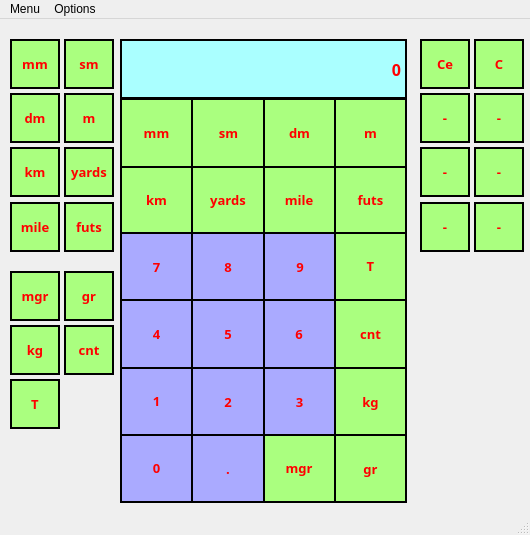
<?xml version="1.0" encoding="UTF-8"?>
<ui version="4.0">
 <class>Converter</class>
 <widget class="QMainWindow" name="Converter">
  <property name="geometry">
   <rect>
    <x>0</x>
    <y>0</y>
    <width>530</width>
    <height>535</height>
   </rect>
  </property>
  <property name="windowTitle">
   <string>Stage 3: Converter</string>
  </property>
  <widget class="QWidget" name="centralwidget">
   <widget class="QPushButton" name="pushButton_8">
    <property name="geometry">
     <rect>
      <x>191</x>
      <y>213</y>
      <width>74</width>
      <height>70</height>
     </rect>
    </property>
    <property name="sizePolicy">
     <sizepolicy hsizetype="Fixed" vsizetype="Fixed">
      <horstretch>0</horstretch>
      <verstretch>0</verstretch>
     </sizepolicy>
    </property>
    <property name="font">
     <font>
      <family>Arial Black</family>
      <pointsize>10</pointsize>
      <weight>75</weight>
      <bold>true</bold>
     </font>
    </property>
    <property name="styleSheet">
     <string notr="true">color: rgb(255, 0, 0);
border: 2px solid black;
background-color: rgb(170, 170, 255);</string>
    </property>
    <property name="text">
     <string>8</string>
    </property>
   </widget>
   <widget class="QPushButton" name="miligram">
    <property name="geometry">
     <rect>
      <x>262</x>
      <y>414</y>
      <width>74</width>
      <height>70</height>
     </rect>
    </property>
    <property name="sizePolicy">
     <sizepolicy hsizetype="Fixed" vsizetype="Fixed">
      <horstretch>0</horstretch>
      <verstretch>0</verstretch>
     </sizepolicy>
    </property>
    <property name="font">
     <font>
      <family>Arial Black</family>
      <pointsize>10</pointsize>
      <weight>75</weight>
      <bold>true</bold>
     </font>
    </property>
    <property name="styleSheet">
     <string notr="true">color: rgb(255, 0, 0);
border: 2px solid black;
background-color: rgb(170, 255, 127);</string>
    </property>
    <property name="text">
     <string>mgr</string>
    </property>
   </widget>
   <widget class="QPushButton" name="pushButton_0">
    <property name="geometry">
     <rect>
      <x>120</x>
      <y>414</y>
      <width>73</width>
      <height>70</height>
     </rect>
    </property>
    <property name="sizePolicy">
     <sizepolicy hsizetype="Fixed" vsizetype="Fixed">
      <horstretch>0</horstretch>
      <verstretch>0</verstretch>
     </sizepolicy>
    </property>
    <property name="font">
     <font>
      <family>Arial Black</family>
      <pointsize>10</pointsize>
      <weight>75</weight>
      <bold>true</bold>
     </font>
    </property>
    <property name="styleSheet">
     <string notr="true">color: rgb(255, 0, 0);
border: 2px solid black;
background-color: rgb(170, 170, 255);</string>
    </property>
    <property name="text">
     <string>0</string>
    </property>
   </widget>
   <widget class="QPushButton" name="pushButton_9">
    <property name="geometry">
     <rect>
      <x>263</x>
      <y>213</y>
      <width>74</width>
      <height>70</height>
     </rect>
    </property>
    <property name="sizePolicy">
     <sizepolicy hsizetype="Fixed" vsizetype="Fixed">
      <horstretch>0</horstretch>
      <verstretch>0</verstretch>
     </sizepolicy>
    </property>
    <property name="font">
     <font>
      <family>Arial Black</family>
      <pointsize>10</pointsize>
      <weight>75</weight>
      <bold>true</bold>
     </font>
    </property>
    <property name="styleSheet">
     <string notr="true">color: rgb(255, 0, 0);
border: 2px solid black;
background-color: rgb(170, 170, 255);</string>
    </property>
    <property name="text">
     <string>9</string>
    </property>
   </widget>
   <widget class="QPushButton" name="pushButton_1">
    <property name="geometry">
     <rect>
      <x>120</x>
      <y>347</y>
      <width>73</width>
      <height>70</height>
     </rect>
    </property>
    <property name="sizePolicy">
     <sizepolicy hsizetype="Fixed" vsizetype="Fixed">
      <horstretch>0</horstretch>
      <verstretch>0</verstretch>
     </sizepolicy>
    </property>
    <property name="font">
     <font>
      <family>Arial Black</family>
      <pointsize>10</pointsize>
      <weight>75</weight>
      <bold>true</bold>
     </font>
    </property>
    <property name="styleSheet">
     <string notr="true">color: rgb(255, 0, 0);
border: 2px solid black;
background-color: rgb(170, 170, 255);</string>
    </property>
    <property name="text">
     <string>1</string>
    </property>
   </widget>
   <widget class="QPushButton" name="miles">
    <property name="geometry">
     <rect>
      <x>262</x>
      <y>147</y>
      <width>74</width>
      <height>68</height>
     </rect>
    </property>
    <property name="sizePolicy">
     <sizepolicy hsizetype="Fixed" vsizetype="Fixed">
      <horstretch>0</horstretch>
      <verstretch>0</verstretch>
     </sizepolicy>
    </property>
    <property name="font">
     <font>
      <family>Arial Black</family>
      <pointsize>10</pointsize>
      <weight>75</weight>
      <bold>true</bold>
     </font>
    </property>
    <property name="styleSheet">
     <string notr="true">color: rgb(255, 0, 0);
border: 2px solid black;
background-color: rgb(170, 255, 127);</string>
    </property>
    <property name="text">
     <string>mile</string>
    </property>
   </widget>
   <widget class="QLabel" name="label">
    <property name="geometry">
     <rect>
      <x>120</x>
      <y>20</y>
      <width>287</width>
      <height>60</height>
     </rect>
    </property>
    <property name="sizePolicy">
     <sizepolicy hsizetype="Fixed" vsizetype="Preferred">
      <horstretch>0</horstretch>
      <verstretch>0</verstretch>
     </sizepolicy>
    </property>
    <property name="font">
     <font>
      <family>Arial Black</family>
      <pointsize>12</pointsize>
      <weight>75</weight>
      <bold>true</bold>
     </font>
    </property>
    <property name="styleSheet">
     <string notr="true">color: rgb(255, 0, 0);
background-color: rgb(170, 255, 255);
border: 1.5px solid black;</string>
    </property>
    <property name="text">
     <string>0</string>
    </property>
    <property name="alignment">
     <set>Qt::AlignRight|Qt::AlignTrailing|Qt::AlignVCenter</set>
    </property>
   </widget>
   <widget class="QPushButton" name="pushButton_6">
    <property name="geometry">
     <rect>
      <x>262</x>
      <y>280</y>
      <width>74</width>
      <height>70</height>
     </rect>
    </property>
    <property name="sizePolicy">
     <sizepolicy hsizetype="Fixed" vsizetype="Fixed">
      <horstretch>0</horstretch>
      <verstretch>0</verstretch>
     </sizepolicy>
    </property>
    <property name="font">
     <font>
      <family>Arial Black</family>
      <pointsize>10</pointsize>
      <weight>75</weight>
      <bold>true</bold>
     </font>
    </property>
    <property name="styleSheet">
     <string notr="true">color: rgb(255, 0, 0);
border: 2px solid black;
background-color: rgb(170, 170, 255);</string>
    </property>
    <property name="text">
     <string>6</string>
    </property>
   </widget>
   <widget class="QPushButton" name="meters">
    <property name="geometry">
     <rect>
      <x>334</x>
      <y>79</y>
      <width>73</width>
      <height>70</height>
     </rect>
    </property>
    <property name="sizePolicy">
     <sizepolicy hsizetype="Fixed" vsizetype="Fixed">
      <horstretch>0</horstretch>
      <verstretch>0</verstretch>
     </sizepolicy>
    </property>
    <property name="font">
     <font>
      <family>Arial Black</family>
      <pointsize>10</pointsize>
      <weight>75</weight>
      <bold>true</bold>
     </font>
    </property>
    <property name="styleSheet">
     <string notr="true">color: rgb(255, 0, 0);
border: 2px solid black;
background-color: rgb(170, 255, 127);</string>
    </property>
    <property name="text">
     <string>m</string>
    </property>
   </widget>
   <widget class="QPushButton" name="gram">
    <property name="geometry">
     <rect>
      <x>334</x>
      <y>415</y>
      <width>73</width>
      <height>69</height>
     </rect>
    </property>
    <property name="sizePolicy">
     <sizepolicy hsizetype="Fixed" vsizetype="Fixed">
      <horstretch>0</horstretch>
      <verstretch>0</verstretch>
     </sizepolicy>
    </property>
    <property name="font">
     <font>
      <family>Arial Black</family>
      <pointsize>10</pointsize>
      <weight>75</weight>
      <bold>true</bold>
     </font>
    </property>
    <property name="styleSheet">
     <string notr="true">color: rgb(255, 0, 0);
border: 2px solid black;
background-color: rgb(170, 255, 127);</string>
    </property>
    <property name="text">
     <string>gr</string>
    </property>
   </widget>
   <widget class="QPushButton" name="smeters">
    <property name="geometry">
     <rect>
      <x>191</x>
      <y>79</y>
      <width>75</width>
      <height>70</height>
     </rect>
    </property>
    <property name="sizePolicy">
     <sizepolicy hsizetype="Fixed" vsizetype="Fixed">
      <horstretch>0</horstretch>
      <verstretch>0</verstretch>
     </sizepolicy>
    </property>
    <property name="font">
     <font>
      <family>Arial Black</family>
      <pointsize>10</pointsize>
      <weight>75</weight>
      <bold>true</bold>
     </font>
    </property>
    <property name="styleSheet">
     <string notr="true">color: rgb(255, 0, 0);
border: 2px solid black;
background-color: rgb(170, 255, 127);</string>
    </property>
    <property name="text">
     <string>sm</string>
    </property>
   </widget>
   <widget class="QPushButton" name="kilometers">
    <property name="geometry">
     <rect>
      <x>120</x>
      <y>146</y>
      <width>73</width>
      <height>70</height>
     </rect>
    </property>
    <property name="sizePolicy">
     <sizepolicy hsizetype="Fixed" vsizetype="Fixed">
      <horstretch>0</horstretch>
      <verstretch>0</verstretch>
     </sizepolicy>
    </property>
    <property name="font">
     <font>
      <family>Arial Black</family>
      <pointsize>10</pointsize>
      <weight>75</weight>
      <bold>true</bold>
     </font>
    </property>
    <property name="styleSheet">
     <string notr="true">color: rgb(255, 0, 0);
border: 2px solid black;
background-color: rgb(170, 255, 127);</string>
    </property>
    <property name="text">
     <string>km</string>
    </property>
   </widget>
   <widget class="QPushButton" name="centner">
    <property name="geometry">
     <rect>
      <x>334</x>
      <y>280</y>
      <width>73</width>
      <height>70</height>
     </rect>
    </property>
    <property name="sizePolicy">
     <sizepolicy hsizetype="Fixed" vsizetype="Fixed">
      <horstretch>0</horstretch>
      <verstretch>0</verstretch>
     </sizepolicy>
    </property>
    <property name="font">
     <font>
      <family>Arial Black</family>
      <pointsize>10</pointsize>
      <weight>75</weight>
      <bold>true</bold>
     </font>
    </property>
    <property name="styleSheet">
     <string notr="true">color: rgb(255, 0, 0);
border: 2px solid black;
background-color: rgb(170, 255, 127);</string>
    </property>
    <property name="text">
     <string>cnt</string>
    </property>
   </widget>
   <widget class="QPushButton" name="tona">
    <property name="geometry">
     <rect>
      <x>334</x>
      <y>212</y>
      <width>73</width>
      <height>70</height>
     </rect>
    </property>
    <property name="sizePolicy">
     <sizepolicy hsizetype="Fixed" vsizetype="Fixed">
      <horstretch>0</horstretch>
      <verstretch>0</verstretch>
     </sizepolicy>
    </property>
    <property name="font">
     <font>
      <family>Arial Black</family>
      <pointsize>10</pointsize>
      <weight>75</weight>
      <bold>true</bold>
     </font>
    </property>
    <property name="styleSheet">
     <string notr="true">color: rgb(255, 0, 0);
border: 2px solid black;
background-color: rgb(170, 255, 127);</string>
    </property>
    <property name="text">
     <string>T</string>
    </property>
   </widget>
   <widget class="QPushButton" name="futs">
    <property name="geometry">
     <rect>
      <x>334</x>
      <y>147</y>
      <width>73</width>
      <height>68</height>
     </rect>
    </property>
    <property name="sizePolicy">
     <sizepolicy hsizetype="Fixed" vsizetype="Fixed">
      <horstretch>0</horstretch>
      <verstretch>0</verstretch>
     </sizepolicy>
    </property>
    <property name="font">
     <font>
      <family>Arial Black</family>
      <pointsize>10</pointsize>
      <weight>75</weight>
      <bold>true</bold>
     </font>
    </property>
    <property name="styleSheet">
     <string notr="true">color: rgb(255, 0, 0);
border: 2px solid black;
background-color: rgb(170, 255, 127);</string>
    </property>
    <property name="text">
     <string>futs</string>
    </property>
   </widget>
   <widget class="QPushButton" name="pushButton_5">
    <property name="geometry">
     <rect>
      <x>191</x>
      <y>280</y>
      <width>74</width>
      <height>70</height>
     </rect>
    </property>
    <property name="sizePolicy">
     <sizepolicy hsizetype="Fixed" vsizetype="Fixed">
      <horstretch>0</horstretch>
      <verstretch>0</verstretch>
     </sizepolicy>
    </property>
    <property name="font">
     <font>
      <family>Arial Black</family>
      <pointsize>10</pointsize>
      <weight>75</weight>
      <bold>true</bold>
     </font>
    </property>
    <property name="styleSheet">
     <string notr="true">color: rgb(255, 0, 0);
border: 2px solid black;
background-color: rgb(170, 170, 255);</string>
    </property>
    <property name="text">
     <string>5</string>
    </property>
   </widget>
   <widget class="QPushButton" name="decimeters">
    <property name="geometry">
     <rect>
      <x>263</x>
      <y>79</y>
      <width>73</width>
      <height>70</height>
     </rect>
    </property>
    <property name="sizePolicy">
     <sizepolicy hsizetype="Fixed" vsizetype="Fixed">
      <horstretch>0</horstretch>
      <verstretch>0</verstretch>
     </sizepolicy>
    </property>
    <property name="font">
     <font>
      <family>Arial Black</family>
      <pointsize>10</pointsize>
      <weight>75</weight>
      <bold>true</bold>
     </font>
    </property>
    <property name="styleSheet">
     <string notr="true">color: rgb(255, 0, 0);
border: 2px solid black;
background-color: rgb(170, 255, 127);</string>
    </property>
    <property name="text">
     <string>dm</string>
    </property>
   </widget>
   <widget class="QPushButton" name="milimeters">
    <property name="geometry">
     <rect>
      <x>120</x>
      <y>79</y>
      <width>73</width>
      <height>70</height>
     </rect>
    </property>
    <property name="sizePolicy">
     <sizepolicy hsizetype="Fixed" vsizetype="Fixed">
      <horstretch>0</horstretch>
      <verstretch>0</verstretch>
     </sizepolicy>
    </property>
    <property name="font">
     <font>
      <family>Arial Black</family>
      <pointsize>10</pointsize>
      <weight>75</weight>
      <bold>true</bold>
     </font>
    </property>
    <property name="styleSheet">
     <string notr="true">color: rgb(255, 0, 0);
border: 2px solid black;
background-color: rgb(170, 255, 127);</string>
    </property>
    <property name="text">
     <string>mm</string>
    </property>
   </widget>
   <widget class="QPushButton" name="pushButton_7">
    <property name="geometry">
     <rect>
      <x>120</x>
      <y>213</y>
      <width>73</width>
      <height>70</height>
     </rect>
    </property>
    <property name="sizePolicy">
     <sizepolicy hsizetype="Fixed" vsizetype="Fixed">
      <horstretch>0</horstretch>
      <verstretch>0</verstretch>
     </sizepolicy>
    </property>
    <property name="font">
     <font>
      <family>Arial Black</family>
      <pointsize>10</pointsize>
      <weight>75</weight>
      <bold>true</bold>
     </font>
    </property>
    <property name="styleSheet">
     <string notr="true">color: rgb(255, 0, 0);
border: 2px solid black;
background-color: rgb(170, 170, 255);</string>
    </property>
    <property name="text">
     <string>7</string>
    </property>
   </widget>
   <widget class="QPushButton" name="pushButton_2">
    <property name="geometry">
     <rect>
      <x>191</x>
      <y>348</y>
      <width>74</width>
      <height>69</height>
     </rect>
    </property>
    <property name="sizePolicy">
     <sizepolicy hsizetype="Fixed" vsizetype="Fixed">
      <horstretch>0</horstretch>
      <verstretch>0</verstretch>
     </sizepolicy>
    </property>
    <property name="font">
     <font>
      <family>Arial Black</family>
      <pointsize>10</pointsize>
      <weight>75</weight>
      <bold>true</bold>
     </font>
    </property>
    <property name="styleSheet">
     <string notr="true">color: rgb(255, 0, 0);
border: 2px solid black;
background-color: rgb(170, 170, 255);</string>
    </property>
    <property name="text">
     <string>2</string>
    </property>
   </widget>
   <widget class="QPushButton" name="dot">
    <property name="geometry">
     <rect>
      <x>191</x>
      <y>415</y>
      <width>74</width>
      <height>69</height>
     </rect>
    </property>
    <property name="sizePolicy">
     <sizepolicy hsizetype="Fixed" vsizetype="Fixed">
      <horstretch>0</horstretch>
      <verstretch>0</verstretch>
     </sizepolicy>
    </property>
    <property name="font">
     <font>
      <family>Arial Black</family>
      <pointsize>10</pointsize>
      <weight>75</weight>
      <bold>true</bold>
     </font>
    </property>
    <property name="styleSheet">
     <string notr="true">color: rgb(255, 0, 0);
border: 2px solid black;
background-color: rgb(170, 170, 255);</string>
    </property>
    <property name="text">
     <string>.</string>
    </property>
   </widget>
   <widget class="QPushButton" name="yards">
    <property name="geometry">
     <rect>
      <x>191</x>
      <y>147</y>
      <width>74</width>
      <height>68</height>
     </rect>
    </property>
    <property name="sizePolicy">
     <sizepolicy hsizetype="Fixed" vsizetype="Fixed">
      <horstretch>0</horstretch>
      <verstretch>0</verstretch>
     </sizepolicy>
    </property>
    <property name="font">
     <font>
      <family>Arial Black</family>
      <pointsize>10</pointsize>
      <weight>75</weight>
      <bold>true</bold>
     </font>
    </property>
    <property name="styleSheet">
     <string notr="true">color: rgb(255, 0, 0);
border: 2px solid black;
background-color: rgb(170, 255, 127);</string>
    </property>
    <property name="text">
     <string>yards</string>
    </property>
   </widget>
   <widget class="QPushButton" name="kilogram">
    <property name="geometry">
     <rect>
      <x>334</x>
      <y>348</y>
      <width>73</width>
      <height>69</height>
     </rect>
    </property>
    <property name="sizePolicy">
     <sizepolicy hsizetype="Fixed" vsizetype="Fixed">
      <horstretch>0</horstretch>
      <verstretch>0</verstretch>
     </sizepolicy>
    </property>
    <property name="font">
     <font>
      <family>Arial Black</family>
      <pointsize>10</pointsize>
      <weight>75</weight>
      <bold>true</bold>
     </font>
    </property>
    <property name="styleSheet">
     <string notr="true">color: rgb(255, 0, 0);
border: 2px solid black;
background-color: rgb(170, 255, 127);</string>
    </property>
    <property name="text">
     <string>kg</string>
    </property>
   </widget>
   <widget class="QPushButton" name="pushButton_3">
    <property name="geometry">
     <rect>
      <x>263</x>
      <y>348</y>
      <width>73</width>
      <height>69</height>
     </rect>
    </property>
    <property name="sizePolicy">
     <sizepolicy hsizetype="Fixed" vsizetype="Fixed">
      <horstretch>0</horstretch>
      <verstretch>0</verstretch>
     </sizepolicy>
    </property>
    <property name="font">
     <font>
      <family>Arial Black</family>
      <pointsize>10</pointsize>
      <weight>75</weight>
      <bold>true</bold>
     </font>
    </property>
    <property name="styleSheet">
     <string notr="true">color: rgb(255, 0, 0);
border: 2px solid black;
background-color: rgb(170, 170, 255);</string>
    </property>
    <property name="text">
     <string>3</string>
    </property>
   </widget>
   <widget class="QPushButton" name="pushButton_4">
    <property name="geometry">
     <rect>
      <x>120</x>
      <y>280</y>
      <width>73</width>
      <height>70</height>
     </rect>
    </property>
    <property name="sizePolicy">
     <sizepolicy hsizetype="Fixed" vsizetype="Fixed">
      <horstretch>0</horstretch>
      <verstretch>0</verstretch>
     </sizepolicy>
    </property>
    <property name="font">
     <font>
      <family>Arial Black</family>
      <pointsize>10</pointsize>
      <weight>75</weight>
      <bold>true</bold>
     </font>
    </property>
    <property name="styleSheet">
     <string notr="true">color: rgb(255, 0, 0);
border: 2px solid black;
background-color: rgb(170, 170, 255);</string>
    </property>
    <property name="text">
     <string>4</string>
    </property>
   </widget>
   <widget class="QPushButton" name="milimeters_2">
    <property name="geometry">
     <rect>
      <x>10</x>
      <y>20</y>
      <width>50</width>
      <height>50</height>
     </rect>
    </property>
    <property name="sizePolicy">
     <sizepolicy hsizetype="Fixed" vsizetype="Fixed">
      <horstretch>0</horstretch>
      <verstretch>0</verstretch>
     </sizepolicy>
    </property>
    <property name="font">
     <font>
      <family>Arial Black</family>
      <pointsize>10</pointsize>
      <weight>75</weight>
      <bold>true</bold>
     </font>
    </property>
    <property name="styleSheet">
     <string notr="true">color: rgb(255, 0, 0);
border: 2px solid black;
background-color: rgb(170, 255, 127);</string>
    </property>
    <property name="text">
     <string>mm</string>
    </property>
   </widget>
   <widget class="QPushButton" name="milimeters_3">
    <property name="geometry">
     <rect>
      <x>64</x>
      <y>20</y>
      <width>50</width>
      <height>50</height>
     </rect>
    </property>
    <property name="sizePolicy">
     <sizepolicy hsizetype="Fixed" vsizetype="Fixed">
      <horstretch>0</horstretch>
      <verstretch>0</verstretch>
     </sizepolicy>
    </property>
    <property name="font">
     <font>
      <family>Arial Black</family>
      <pointsize>10</pointsize>
      <weight>75</weight>
      <bold>true</bold>
     </font>
    </property>
    <property name="styleSheet">
     <string notr="true">color: rgb(255, 0, 0);
border: 2px solid black;
background-color: rgb(170, 255, 127);</string>
    </property>
    <property name="text">
     <string>sm</string>
    </property>
   </widget>
   <widget class="QPushButton" name="milimeters_4">
    <property name="geometry">
     <rect>
      <x>64</x>
      <y>74</y>
      <width>50</width>
      <height>50</height>
     </rect>
    </property>
    <property name="sizePolicy">
     <sizepolicy hsizetype="Fixed" vsizetype="Fixed">
      <horstretch>0</horstretch>
      <verstretch>0</verstretch>
     </sizepolicy>
    </property>
    <property name="font">
     <font>
      <family>Arial Black</family>
      <pointsize>10</pointsize>
      <weight>75</weight>
      <bold>true</bold>
     </font>
    </property>
    <property name="styleSheet">
     <string notr="true">color: rgb(255, 0, 0);
border: 2px solid black;
background-color: rgb(170, 255, 127);</string>
    </property>
    <property name="text">
     <string>m</string>
    </property>
   </widget>
   <widget class="QPushButton" name="milimeters_5">
    <property name="geometry">
     <rect>
      <x>10</x>
      <y>74</y>
      <width>50</width>
      <height>50</height>
     </rect>
    </property>
    <property name="sizePolicy">
     <sizepolicy hsizetype="Fixed" vsizetype="Fixed">
      <horstretch>0</horstretch>
      <verstretch>0</verstretch>
     </sizepolicy>
    </property>
    <property name="font">
     <font>
      <family>Arial Black</family>
      <pointsize>10</pointsize>
      <weight>75</weight>
      <bold>true</bold>
     </font>
    </property>
    <property name="styleSheet">
     <string notr="true">color: rgb(255, 0, 0);
border: 2px solid black;
background-color: rgb(170, 255, 127);</string>
    </property>
    <property name="text">
     <string>dm</string>
    </property>
   </widget>
   <widget class="QPushButton" name="milimeters_6">
    <property name="geometry">
     <rect>
      <x>10</x>
      <y>128</y>
      <width>50</width>
      <height>50</height>
     </rect>
    </property>
    <property name="sizePolicy">
     <sizepolicy hsizetype="Fixed" vsizetype="Fixed">
      <horstretch>0</horstretch>
      <verstretch>0</verstretch>
     </sizepolicy>
    </property>
    <property name="font">
     <font>
      <family>Arial Black</family>
      <pointsize>10</pointsize>
      <weight>75</weight>
      <bold>true</bold>
     </font>
    </property>
    <property name="styleSheet">
     <string notr="true">color: rgb(255, 0, 0);
border: 2px solid black;
background-color: rgb(170, 255, 127);</string>
    </property>
    <property name="text">
     <string>km</string>
    </property>
   </widget>
   <widget class="QPushButton" name="milimeters_7">
    <property name="geometry">
     <rect>
      <x>64</x>
      <y>128</y>
      <width>50</width>
      <height>50</height>
     </rect>
    </property>
    <property name="sizePolicy">
     <sizepolicy hsizetype="Fixed" vsizetype="Fixed">
      <horstretch>0</horstretch>
      <verstretch>0</verstretch>
     </sizepolicy>
    </property>
    <property name="font">
     <font>
      <family>Arial Black</family>
      <pointsize>10</pointsize>
      <weight>75</weight>
      <bold>true</bold>
     </font>
    </property>
    <property name="styleSheet">
     <string notr="true">color: rgb(255, 0, 0);
border: 2px solid black;
background-color: rgb(170, 255, 127);</string>
    </property>
    <property name="text">
     <string>yards</string>
    </property>
   </widget>
   <widget class="QPushButton" name="milimeters_8">
    <property name="geometry">
     <rect>
      <x>10</x>
      <y>183</y>
      <width>50</width>
      <height>50</height>
     </rect>
    </property>
    <property name="sizePolicy">
     <sizepolicy hsizetype="Fixed" vsizetype="Fixed">
      <horstretch>0</horstretch>
      <verstretch>0</verstretch>
     </sizepolicy>
    </property>
    <property name="font">
     <font>
      <family>Arial Black</family>
      <pointsize>10</pointsize>
      <weight>75</weight>
      <bold>true</bold>
     </font>
    </property>
    <property name="styleSheet">
     <string notr="true">color: rgb(255, 0, 0);
border: 2px solid black;
background-color: rgb(170, 255, 127);</string>
    </property>
    <property name="text">
     <string>mile</string>
    </property>
   </widget>
   <widget class="QPushButton" name="milimeters_10">
    <property name="geometry">
     <rect>
      <x>64</x>
      <y>183</y>
      <width>50</width>
      <height>50</height>
     </rect>
    </property>
    <property name="sizePolicy">
     <sizepolicy hsizetype="Fixed" vsizetype="Fixed">
      <horstretch>0</horstretch>
      <verstretch>0</verstretch>
     </sizepolicy>
    </property>
    <property name="font">
     <font>
      <family>Arial Black</family>
      <pointsize>10</pointsize>
      <weight>75</weight>
      <bold>true</bold>
     </font>
    </property>
    <property name="styleSheet">
     <string notr="true">color: rgb(255, 0, 0);
border: 2px solid black;
background-color: rgb(170, 255, 127);</string>
    </property>
    <property name="text">
     <string>futs</string>
    </property>
   </widget>
   <widget class="QPushButton" name="milimeters_11">
    <property name="geometry">
     <rect>
      <x>64</x>
      <y>306</y>
      <width>50</width>
      <height>50</height>
     </rect>
    </property>
    <property name="sizePolicy">
     <sizepolicy hsizetype="Fixed" vsizetype="Fixed">
      <horstretch>0</horstretch>
      <verstretch>0</verstretch>
     </sizepolicy>
    </property>
    <property name="font">
     <font>
      <family>Arial Black</family>
      <pointsize>10</pointsize>
      <weight>75</weight>
      <bold>true</bold>
     </font>
    </property>
    <property name="styleSheet">
     <string notr="true">color: rgb(255, 0, 0);
border: 2px solid black;
background-color: rgb(170, 255, 127);</string>
    </property>
    <property name="text">
     <string>cnt</string>
    </property>
   </widget>
   <widget class="QPushButton" name="milimeters_12">
    <property name="geometry">
     <rect>
      <x>10</x>
      <y>252</y>
      <width>50</width>
      <height>50</height>
     </rect>
    </property>
    <property name="sizePolicy">
     <sizepolicy hsizetype="Fixed" vsizetype="Fixed">
      <horstretch>0</horstretch>
      <verstretch>0</verstretch>
     </sizepolicy>
    </property>
    <property name="font">
     <font>
      <family>Arial Black</family>
      <pointsize>10</pointsize>
      <weight>75</weight>
      <bold>true</bold>
     </font>
    </property>
    <property name="styleSheet">
     <string notr="true">color: rgb(255, 0, 0);
border: 2px solid black;
background-color: rgb(170, 255, 127);</string>
    </property>
    <property name="text">
     <string>mgr</string>
    </property>
   </widget>
   <widget class="QPushButton" name="milimeters_13">
    <property name="geometry">
     <rect>
      <x>10</x>
      <y>306</y>
      <width>50</width>
      <height>50</height>
     </rect>
    </property>
    <property name="sizePolicy">
     <sizepolicy hsizetype="Fixed" vsizetype="Fixed">
      <horstretch>0</horstretch>
      <verstretch>0</verstretch>
     </sizepolicy>
    </property>
    <property name="font">
     <font>
      <family>Arial Black</family>
      <pointsize>10</pointsize>
      <weight>75</weight>
      <bold>true</bold>
     </font>
    </property>
    <property name="styleSheet">
     <string notr="true">color: rgb(255, 0, 0);
border: 2px solid black;
background-color: rgb(170, 255, 127);</string>
    </property>
    <property name="text">
     <string>kg</string>
    </property>
   </widget>
   <widget class="QPushButton" name="milimeters_14">
    <property name="geometry">
     <rect>
      <x>64</x>
      <y>252</y>
      <width>50</width>
      <height>50</height>
     </rect>
    </property>
    <property name="sizePolicy">
     <sizepolicy hsizetype="Fixed" vsizetype="Fixed">
      <horstretch>0</horstretch>
      <verstretch>0</verstretch>
     </sizepolicy>
    </property>
    <property name="font">
     <font>
      <family>Arial Black</family>
      <pointsize>10</pointsize>
      <weight>75</weight>
      <bold>true</bold>
     </font>
    </property>
    <property name="styleSheet">
     <string notr="true">color: rgb(255, 0, 0);
border: 2px solid black;
background-color: rgb(170, 255, 127);</string>
    </property>
    <property name="text">
     <string>gr</string>
    </property>
   </widget>
   <widget class="QPushButton" name="milimeters_15">
    <property name="geometry">
     <rect>
      <x>10</x>
      <y>360</y>
      <width>50</width>
      <height>50</height>
     </rect>
    </property>
    <property name="sizePolicy">
     <sizepolicy hsizetype="Fixed" vsizetype="Fixed">
      <horstretch>0</horstretch>
      <verstretch>0</verstretch>
     </sizepolicy>
    </property>
    <property name="font">
     <font>
      <family>Arial Black</family>
      <pointsize>10</pointsize>
      <weight>75</weight>
      <bold>true</bold>
     </font>
    </property>
    <property name="styleSheet">
     <string notr="true">color: rgb(255, 0, 0);
border: 2px solid black;
background-color: rgb(170, 255, 127);</string>
    </property>
    <property name="text">
     <string>T</string>
    </property>
   </widget>
   <widget class="QPushButton" name="milimeters_16">
    <property name="geometry">
     <rect>
      <x>474</x>
      <y>183</y>
      <width>50</width>
      <height>50</height>
     </rect>
    </property>
    <property name="sizePolicy">
     <sizepolicy hsizetype="Fixed" vsizetype="Fixed">
      <horstretch>0</horstretch>
      <verstretch>0</verstretch>
     </sizepolicy>
    </property>
    <property name="font">
     <font>
      <family>Arial Black</family>
      <pointsize>10</pointsize>
      <weight>75</weight>
      <bold>true</bold>
     </font>
    </property>
    <property name="styleSheet">
     <string notr="true">color: rgb(255, 0, 0);
border: 2px solid black;
background-color: rgb(170, 255, 127);</string>
    </property>
    <property name="text">
     <string>-</string>
    </property>
   </widget>
   <widget class="QPushButton" name="milimeters_9">
    <property name="geometry">
     <rect>
      <x>474</x>
      <y>128</y>
      <width>50</width>
      <height>50</height>
     </rect>
    </property>
    <property name="sizePolicy">
     <sizepolicy hsizetype="Fixed" vsizetype="Fixed">
      <horstretch>0</horstretch>
      <verstretch>0</verstretch>
     </sizepolicy>
    </property>
    <property name="font">
     <font>
      <family>Arial Black</family>
      <pointsize>10</pointsize>
      <weight>75</weight>
      <bold>true</bold>
     </font>
    </property>
    <property name="styleSheet">
     <string notr="true">color: rgb(255, 0, 0);
border: 2px solid black;
background-color: rgb(170, 255, 127);</string>
    </property>
    <property name="text">
     <string>-</string>
    </property>
   </widget>
   <widget class="QPushButton" name="milimeters_17">
    <property name="geometry">
     <rect>
      <x>420</x>
      <y>183</y>
      <width>50</width>
      <height>50</height>
     </rect>
    </property>
    <property name="sizePolicy">
     <sizepolicy hsizetype="Fixed" vsizetype="Fixed">
      <horstretch>0</horstretch>
      <verstretch>0</verstretch>
     </sizepolicy>
    </property>
    <property name="font">
     <font>
      <family>Arial Black</family>
      <pointsize>10</pointsize>
      <weight>75</weight>
      <bold>true</bold>
     </font>
    </property>
    <property name="styleSheet">
     <string notr="true">color: rgb(255, 0, 0);
border: 2px solid black;
background-color: rgb(170, 255, 127);</string>
    </property>
    <property name="text">
     <string>-</string>
    </property>
   </widget>
   <widget class="QPushButton" name="milimeters_18">
    <property name="geometry">
     <rect>
      <x>474</x>
      <y>74</y>
      <width>50</width>
      <height>50</height>
     </rect>
    </property>
    <property name="sizePolicy">
     <sizepolicy hsizetype="Fixed" vsizetype="Fixed">
      <horstretch>0</horstretch>
      <verstretch>0</verstretch>
     </sizepolicy>
    </property>
    <property name="font">
     <font>
      <family>Arial Black</family>
      <pointsize>10</pointsize>
      <weight>75</weight>
      <bold>true</bold>
     </font>
    </property>
    <property name="styleSheet">
     <string notr="true">color: rgb(255, 0, 0);
border: 2px solid black;
background-color: rgb(170, 255, 127);</string>
    </property>
    <property name="text">
     <string>-</string>
    </property>
   </widget>
   <widget class="QPushButton" name="milimeters_19">
    <property name="geometry">
     <rect>
      <x>420</x>
      <y>20</y>
      <width>50</width>
      <height>50</height>
     </rect>
    </property>
    <property name="sizePolicy">
     <sizepolicy hsizetype="Fixed" vsizetype="Fixed">
      <horstretch>0</horstretch>
      <verstretch>0</verstretch>
     </sizepolicy>
    </property>
    <property name="font">
     <font>
      <family>Arial Black</family>
      <pointsize>10</pointsize>
      <weight>75</weight>
      <bold>true</bold>
     </font>
    </property>
    <property name="styleSheet">
     <string notr="true">color: rgb(255, 0, 0);
border: 2px solid black;
background-color: rgb(170, 255, 127);</string>
    </property>
    <property name="text">
     <string>Ce</string>
    </property>
   </widget>
   <widget class="QPushButton" name="milimeters_20">
    <property name="geometry">
     <rect>
      <x>420</x>
      <y>74</y>
      <width>50</width>
      <height>50</height>
     </rect>
    </property>
    <property name="sizePolicy">
     <sizepolicy hsizetype="Fixed" vsizetype="Fixed">
      <horstretch>0</horstretch>
      <verstretch>0</verstretch>
     </sizepolicy>
    </property>
    <property name="font">
     <font>
      <family>Arial Black</family>
      <pointsize>10</pointsize>
      <weight>75</weight>
      <bold>true</bold>
     </font>
    </property>
    <property name="styleSheet">
     <string notr="true">color: rgb(255, 0, 0);
border: 2px solid black;
background-color: rgb(170, 255, 127);</string>
    </property>
    <property name="text">
     <string>-</string>
    </property>
   </widget>
   <widget class="QPushButton" name="milimeters_21">
    <property name="geometry">
     <rect>
      <x>474</x>
      <y>20</y>
      <width>50</width>
      <height>50</height>
     </rect>
    </property>
    <property name="sizePolicy">
     <sizepolicy hsizetype="Fixed" vsizetype="Fixed">
      <horstretch>0</horstretch>
      <verstretch>0</verstretch>
     </sizepolicy>
    </property>
    <property name="font">
     <font>
      <family>Arial Black</family>
      <pointsize>10</pointsize>
      <weight>75</weight>
      <bold>true</bold>
     </font>
    </property>
    <property name="styleSheet">
     <string notr="true">color: rgb(255, 0, 0);
border: 2px solid black;
background-color: rgb(170, 255, 127);</string>
    </property>
    <property name="text">
     <string>C</string>
    </property>
   </widget>
   <widget class="QPushButton" name="milimeters_22">
    <property name="geometry">
     <rect>
      <x>420</x>
      <y>128</y>
      <width>50</width>
      <height>50</height>
     </rect>
    </property>
    <property name="sizePolicy">
     <sizepolicy hsizetype="Fixed" vsizetype="Fixed">
      <horstretch>0</horstretch>
      <verstretch>0</verstretch>
     </sizepolicy>
    </property>
    <property name="font">
     <font>
      <family>Arial Black</family>
      <pointsize>10</pointsize>
      <weight>75</weight>
      <bold>true</bold>
     </font>
    </property>
    <property name="styleSheet">
     <string notr="true">color: rgb(255, 0, 0);
border: 2px solid black;
background-color: rgb(170, 255, 127);</string>
    </property>
    <property name="text">
     <string>-</string>
    </property>
   </widget>
  </widget>
  <widget class="QMenuBar" name="menubar">
   <property name="geometry">
    <rect>
     <x>0</x>
     <y>0</y>
     <width>530</width>
     <height>21</height>
    </rect>
   </property>
   <widget class="QMenu" name="menuStage_1_standart">
    <property name="title">
     <string>Menu</string>
    </property>
    <addaction name="actionStage_1_standart"/>
    <addaction name="actionStage_2_trigonometry"/>
    <addaction name="actionStage_3_converter"/>
    <addaction name="actionCalculation_list"/>
    <addaction name="separator"/>
    <addaction name="actionExit"/>
   </widget>
   <widget class="QMenu" name="menuOptions">
    <property name="title">
     <string>Options</string>
    </property>
   </widget>
   <addaction name="menuStage_1_standart"/>
   <addaction name="menuOptions"/>
  </widget>
  <widget class="QStatusBar" name="statusbar"/>
  <action name="actionStage_1_standart">
   <property name="text">
    <string>Stage 1(standart)</string>
   </property>
  </action>
  <action name="actionStage_2_trigonometry">
   <property name="text">
    <string>Stage 2(trigonometry)</string>
   </property>
  </action>
  <action name="actionStage_3_converter">
   <property name="text">
    <string>Stage 3(converter)</string>
   </property>
  </action>
  <action name="actionExit">
   <property name="text">
    <string>Exit</string>
   </property>
  </action>
  <action name="actionCalculation_list">
   <property name="text">
    <string>Calculation list</string>
   </property>
  </action>
 </widget>
 <resources/>
 <connections/>
</ui>
